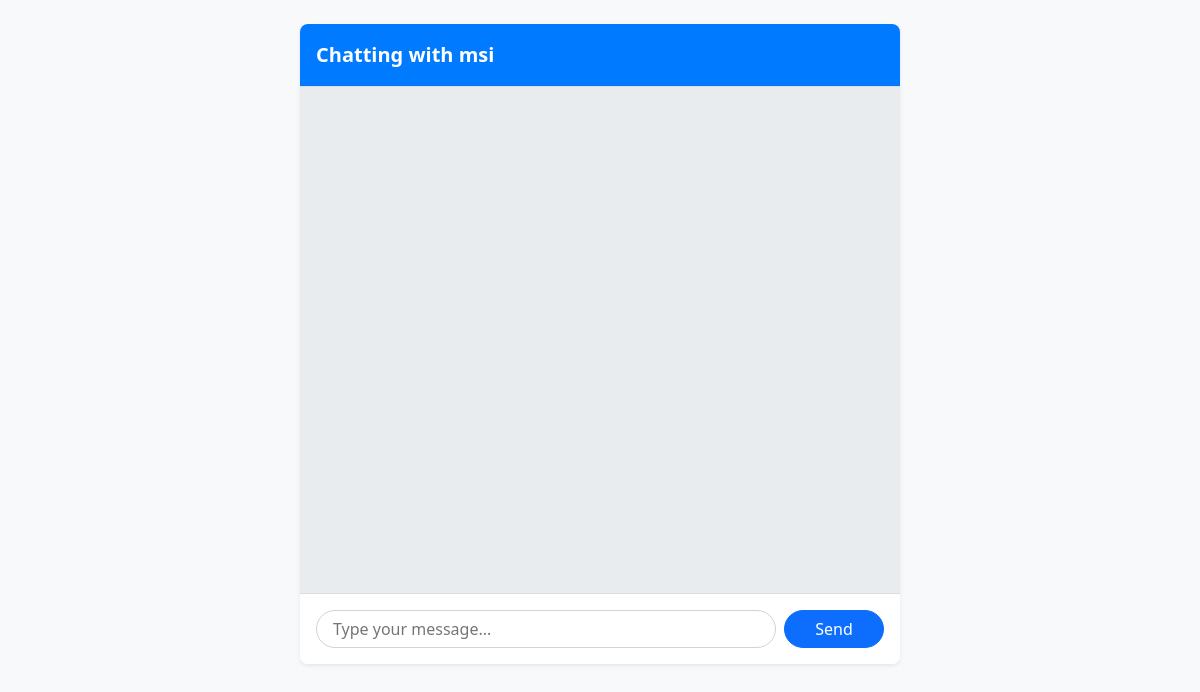
Before: /chat/room123/1/ (signed in) with the older database file.
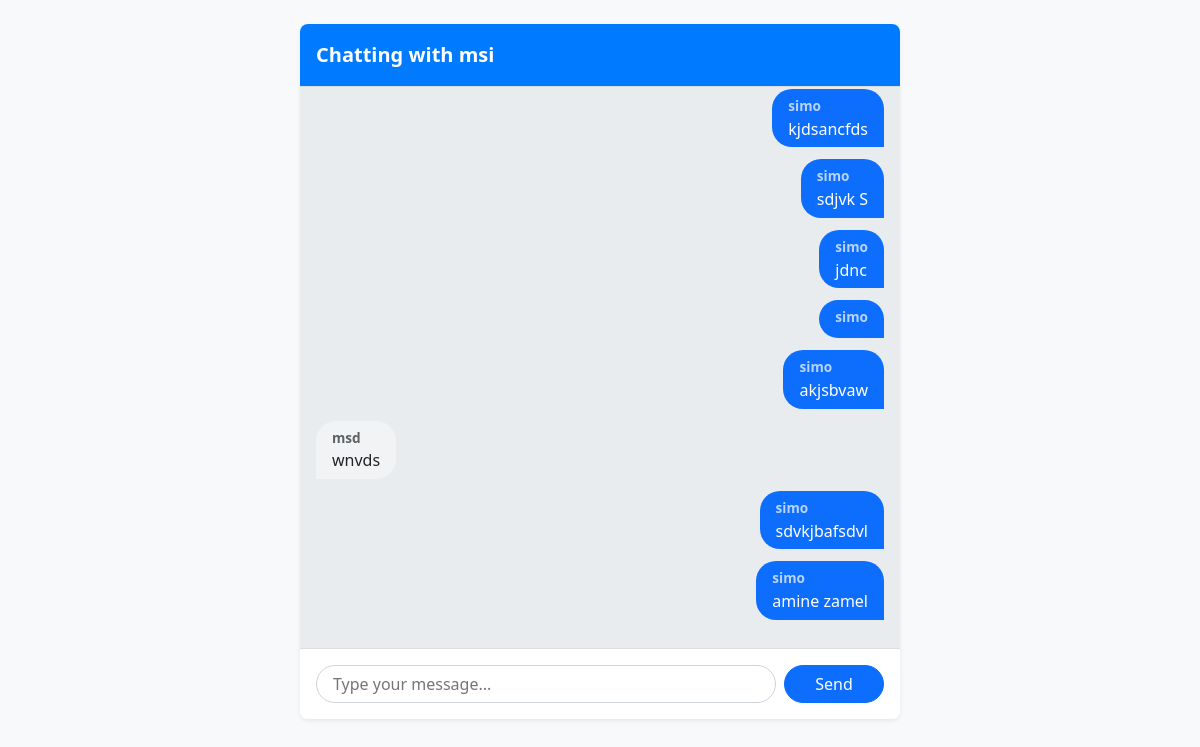
After: the same page with the newer database file.
### chat/models.py (models this page shows)
class Message(models.Model):
    room_name = models.CharField(max_length=255)
    sender = models.ForeignKey(User, related_name='sent', on_delete=models.CASCADE)
    receiver = models.ForeignKey(User, related_name='received', on_delete=models.CASCADE)
    content = models.TextField()
    timestamp = models.DateTimeField(auto_now_add=True)
    class Meta:
        ordering = ['timestamp']

### chat/views.py (the view)
# urls.py: path('chat/<str:room_name>/<int:receiver_id>/', views.room, name='chat-room'),
@login_required
def room(request, room_name, receiver_id):
    receiver = get_object_or_404(User, id=receiver_id)
    messages = Message.objects.filter(
        room_name=room_name
    ).order_by('timestamp')[:50]
    return render(request, 'chat/room.html', {
        'room_name': room_name,
        'receiver': receiver,
        'receiver_id': receiver_id,
        'messages': messages,
        'current_user': request.user
    })

### chat/templates/chat/room.html (shortened to what this page needs)
<!DOCTYPE html>
<html lang="en">
<head>
    <link href="https://cdn.jsdelivr.net/npm/bootstrap@5.3.0/dist/css/bootstrap.min.css" rel="stylesheet"/>
</head>
<body class="p-4">
<div class="chat-container shadow-sm">
    <div class="chat-header">
        Chatting with {{ receiver.username }}
    </div>
    <div id="chat-log" aria-live="polite" aria-relevant="additions">
        {% for msg in messages %}
            <div class="message {% if msg.sender.username == request.user.username %}sent{% else %}received{% endif %}">
                <div class="sender">{{ msg.sender.username }}</div>
                {{ msg.content|linebreaksbr }}
            </div>
        {% endfor %}
    </div>
    <div class="chat-input-area">
        <input
            id="chat-message-input"
            type="text"
            placeholder="Type your message..."
            aria-label="Message input"
            autocomplete="off"
        />
        <button id="send" class="btn btn-primary">Send</button>
    </div>
</div>
</body>
</html>

### chat/templates/chat/room.html (style rules this page uses)
body { background: #f8f9fa; }
.chat-container { max-width: 600px; margin: auto; background: #fff; border-radius: 8px; box-shadow: 0 2px 8px rgba(0,0,0,0.1); display: flex; flex-direction: column; height: 80vh; }
.chat-header { padding: 1rem; border-bottom: 1px solid #ddd; font-weight: 600; font-size: 1.25rem; background: #007bff; color: white; border-top-left-radius: 8px; border-top-right-radius: 8px; }
#chat-log { flex-grow: 1; padding: 1rem; overflow-y: auto; background: #e9ecef; border-bottom: 1px solid #ddd; }
.message { max-width: 75%; margin-bottom: 0.75rem; padding: 0.5rem 1rem; border-radius: 20px; clear: both; font-size: 1rem; line-height: 1.3; word-wrap: break-word; }
.message .sender { font-weight: 700; margin-bottom: 0.25rem; font-size: 0.85rem; opacity: 0.7; }
.message.sent { background: #0d6efd; color: white; float: right; border-bottom-right-radius: 0; }
.message.received { background: #f1f3f5; color: #212529; float: left; border-bottom-left-radius: 0; }
.chat-input-area { display: flex; padding: 1rem; gap: 0.5rem; border-bottom-left-radius: 8px; border-bottom-right-radius: 8px; background: white; }
#chat-message-input { flex-grow: 1; border-radius: 20px; border: 1px solid #ced4da; padding-left: 1rem; font-size: 1rem; }
#send { border-radius: 20px; width: 100px; }

Changed rows visible on the page:
added Message: sender.username "simo", content "kjdsancfds"
added Message: sender.username "simo", content "sdjvk S"
added Message: sender.username "simo", content "jdnc"
added Message: sender.username "simo"
added Message: sender.username "simo", content "akjsbvaw"
added Message: sender.username "msd", content "wnvds"
added Message: sender.username "simo", content "sdvkjbafsdvl"
added Message: sender.username "simo", content "amine zamel"
